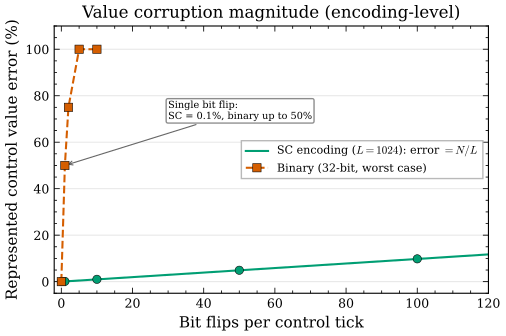

Generate this figure with Python:
#!/usr/bin/env python3
# SPDX-License-Identifier: AGPL-3.0-or-later
# Commercial license available
# © Concepts 1996–2026 Miroslav Šotek. All rights reserved.
# © Code 2020–2026 Miroslav Šotek. All rights reserved.
# ORCID: 0009-0009-3560-0851
# Contact: www.anulum.li | protoscience@anulum.li
# SCPN Fusion Core — source/config header compliance
"""
Figure: Radiation tolerance — bit-flip rate vs corruption of the control value.

Single panel: corruption of the *represented control value* (%) vs bit-flips per
control tick, for the 1024-bit stochastic-computing (SC) encoding against the
worst case for a 32-bit binary register.

This is a property of the ENCODING and is exactly derivable: N flips in an
L = 1024-bit stream change the value by at most N/L, whereas a single high-order
flip in a 32-bit binary register can corrupt the value by up to 2^31.  The
earlier "settling-time degradation" panel was removed in the K17-B4 revision: it
rested on the spiking controller stabilising the fast VDE, which it does not
(see fig_vertical_stability); encoding robustness is not a closed-loop
stabilisation claim.

Output: fig_radiation_tolerance.pdf / .png
"""

import sys
import os
import numpy as np

sys.path.insert(0, os.path.dirname(__file__))
from style import apply_style, figsize, SINGLE_COL, COLORS

apply_style()
import matplotlib.pyplot as plt


def main():
    outdir = os.path.dirname(__file__)

    fig, ax = plt.subplots(figsize=figsize(SINGLE_COL * 1.6, 0.62))

    flips = np.array([0, 1, 10, 50, 100])
    value_error_sc = np.array([0, 0.1, 1.0, 4.9, 9.8])  # % for L = 1024 (N/L)

    # Binary controller: a single high-order flip is catastrophic.
    flips_binary = np.array([0, 1, 2, 5, 10])
    value_error_binary = np.array([0, 50, 75, 100, 100])  # worst case (MSB-class)

    flips_fine = np.linspace(0, 120, 200)
    sc_error_fine = flips_fine / 1024 * 100  # exact SC degradation law

    ax.plot(flips_fine, sc_error_fine, '-', color=COLORS["green"],
            lw=1.5, label='SC encoding ($L=1024$): error $= N/L$')
    ax.plot(flips, value_error_sc, 'o', color=COLORS["green"],
            markersize=6, markeredgecolor='k', markeredgewidth=0.4, zorder=5)

    ax.plot(flips_binary, value_error_binary, 's--', color=COLORS["red"],
            lw=1.5, markersize=6, markeredgecolor='k',
            markeredgewidth=0.4, label='Binary (32-bit, worst case)', zorder=5)

    ax.annotate('Single bit flip:\nSC = 0.1%, binary up to 50%',
                xy=(1, 50), xytext=(30, 70),
                fontsize=7, ha='left',
                arrowprops=dict(arrowstyle='->', color='0.4', lw=0.8),
                bbox=dict(boxstyle='round,pad=0.2', facecolor='white',
                          edgecolor='0.5', alpha=0.9))

    ax.set_xlabel('Bit flips per control tick')
    ax.set_ylabel('Represented control value error (%)')
    ax.set_title('Value corruption magnitude (encoding-level)')
    ax.set_xlim(-2, 120)
    ax.set_ylim(-5, 110)
    ax.legend(loc='center right', fontsize=8)
    ax.yaxis.grid(True, which='major', alpha=0.3, zorder=0)

    for ext in ('pdf', 'png'):
        fig.savefig(os.path.join(outdir, f'fig_radiation_tolerance.{ext}'))
    plt.close(fig)
    print('  [OK] fig_radiation_tolerance (value-error only; settling panel retracted)')


if __name__ == '__main__':
    main()
